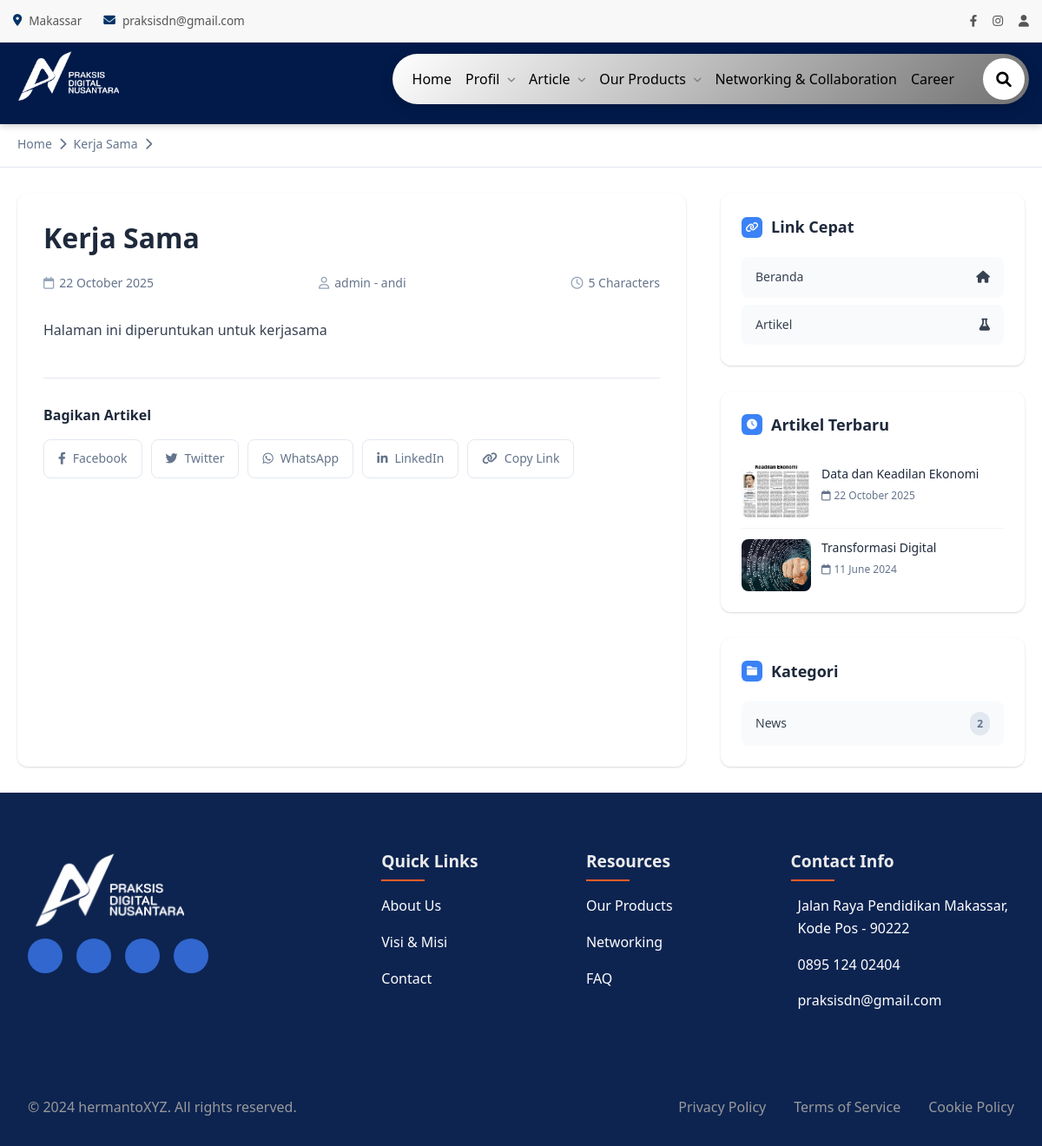
The app's page /page/kerja-sama/ with its own data.
### app/models.py (models this page shows, shortened)
class Page(models.Model):
    id = models.UUIDField(primary_key=True, default=uuid.uuid4, editable=False)
    title = models.CharField(max_length=200)
    author = models.ForeignKey(User, on_delete=models.SET_NULL, null=True, related_name='pages')
    slug = models.SlugField(max_length=200, unique=True, blank=True)
    content = models.TextField()
    created_at = models.DateTimeField(auto_now_add=True)
    updated_at = models.DateTimeField(auto_now=True)
    class Meta:
        ordering = ['-created_at']

class Article(models.Model):
    STATUS_CHOICES = (
        ('draft', 'Draft'),
        ('published', 'Published'),
        ('archived', 'Archived'),
    )
    id = models.UUIDField(primary_key=True, default=uuid.uuid4, editable=False)
    title = models.CharField(max_length=200)
    slug = models.SlugField(max_length=200, unique=True, blank=True)
    author = models.ForeignKey(User, on_delete=models.SET_NULL, null=True, related_name='articles')
    category = models.ForeignKey(Category, on_delete=models.SET_NULL, null=True, related_name='articles')
    content = models.TextField()
    status = models.CharField(max_length=10, choices=STATUS_CHOICES, default='draft')
    featured_image = models.ImageField(upload_to=rename_featured_image, blank=True, null=True)
    views_count = models.PositiveIntegerField(default=0)
    created_at = models.DateTimeField(default=timezone.now)
    updated_at = models.DateTimeField(auto_now=True)
    class Meta:
        ordering = ['-created_at']

class Category(models.Model):
    name = models.CharField(max_length=100, unique=True)
    slug = models.SlugField(max_length=100, unique=True, blank=True)
    description = models.TextField(blank=True, null=True)
    created_at = models.DateTimeField(auto_now_add=True)
    updated_at = models.DateTimeField(auto_now=True)
    class Meta:
        verbose_name_plural = "Categories"
        ordering = ['name']

### core/views.py (the view)
# urls.py: path('page/<slug:slug>/', views.page_detail, name='page_detail'),
def page_detail(request, slug):
    page = get_object_or_404(Page, slug=slug)
    articles = Article.objects.filter(status='published').order_by('-created_at')[:3]
    latest_articles_variabel = Article.objects.filter(status='published').order_by('-created_at')[:3]
    category_list_variabel = Category.objects.annotate(
        article_count=Count('articles', filter=Q(articles__status='published'))
    )
    context = {
        'page': page,
        'articles': articles,
        'latest_articles': latest_articles_variabel,
        'category_list': category_list_variabel,
    }
    return render(request, 'home/page_detail.html', context)

### app/context_processors.py (called while the page is built)
def web_name(request):
    return {
        'baseurl': 'http://127.0.0.1:8000/',
        'web_name': 'Praksis Digital Nusantara - From Ideas to Impact',
        'webname': 'PADINUSANTARA.CO.ID',
        'web_title': 'Praksis Digital Nusantara - Padinusantara.co.id',
        'address': 'Makassar',
        'telp': '0895 124 02404',
        'fax': '(0411) 889464',
        'website': 'http://padinusantara.co.id',
        'email': 'praksisdn@gmail.com',
        'instagram': '@padinusantara',
        'created_by': 'hermantoXYZ',
    }

def versioned_static(request):
    import time
    return {
        'STATIC_VERSION': int(time.time())
    }

### templates/home/page_detail.html (shortened to what this page needs)
{% extends 'home/base.html' %}
{% block content %}
 <nav class="breadcrumb">
    <div class="breadcrumb-container">
        <div class="breadcrumb-nav">
            <a href="#">Home</a>
            <i class="fas fa-chevron-right"></i>
            <a href="{% url 'page_detail' page.slug %}">{{ page.title }}</a>
            <i class="fas fa-chevron-right"></i>
        </div>
    </div>
</nav>
<div class="container">
    <article class="main-article">
        <div class="article-content">
            <h1 class="article-title-view">{{ page.title }}</h1>
            <div class="article-meta">
                <div class="meta-item">
                    <i class="far fa-calendar"></i>
                    <span>{{ page.created_at|date:'d F Y' }}</span>
                </div>
                <div class="meta-item">
                    <i class="far fa-user"></i>
                    <span>{{ page.author }}</span>
                </div>
                <div class="meta-item">
                    <i class="far fa-clock"></i>
                    <span>{{ page.content|wordcount }} Characters</span>
                </div>
            </div>
            <div class="article-body">
                {{ page.content|safe }}
            </div>
            <div class="share-section">
                <h3 class="share-title">Bagikan Artikel</h3>
                <div class="share-buttons">
                    <a href="#" class="share-btn share-facebook" onclick="shareToFacebook()">
                        <i class="fab fa-facebook-f"></i>
                        Facebook
                    </a>
                    <a href="#" class="share-btn share-twitter" onclick="shareToTwitter()">
                        <i class="fab fa-twitter"></i>
                        Twitter
                    </a>
                    <a href="#" class="share-btn share-whatsapp" onclick="shareToWhatsApp()">
                        <i class="fab fa-whatsapp"></i>
                        WhatsApp
                    </a>
                    <a href="#" class="share-btn share-linkedin" onclick="shareToLinkedIn()">
                        <i class="fab fa-linkedin-in"></i>
                        LinkedIn
                    </a>
                    <a href="#" class="share-btn" onclick="copyLink()">
                        <i class="fas fa-link"></i>
                        Copy Link
                    </a>
                </div>
            </div>
        </div>
    </article>
    <aside class="sidebar">
        <div class="sidebar-widget">
            <div class="widget-header">
                <div class="widget-icon">
                    <i class="fas fa-link"></i>
                </div>
                <h3 class="widget-title">Link Cepat</h3>
            </div>
            <div class="category-list">
                <a href="{% url 'index' %}" class="category-item">
                    <span>Beranda</span>
                    <i class="fas fa-home"></i>
                </a>
                <a href="{% url 'article_list' %}" class="category-item">
                    <span>Artikel</span>
                    <i class="fas fa-flask"></i>
                </a>
            </div>
        </div>
        <div class="sidebar-widget">
            <div class="widget-header">
                <div class="widget-icon">
                    <i class="fas fa-clock"></i>
                </div>
                <h3 class="widget-title">Artikel Terbaru</h3>
            </div>
            <div class="latest-posts">
                {% if latest_articles %}
                {% for ini_variabel_sementara_artikel in latest_articles %}
                <article class="latest-post">
                    <img src="{{ ini_variabel_sementara_artikel.featured_image.url }}" alt="{{ ini_variabel_sementara_artikel.title }}" class="latest-post-image">
                    <div class="latest-post-content">
                        <h4 class="latest-post-title">
                            <a href="{% url 'article_detail' ini_variabel_sementara_artikel.slug %}">{{ ini_variabel_sementara_artikel.title|truncatechars:50 }}</a>
                        </h4>
                        <div class="latest-post-date">
                            <i class="far fa-calendar"></i>
                            <span>{{ ini_variabel_sementara_artikel.created_at|date:'d F Y' }}</span>
                        </div>
                    </div>
                </article>
                {% endfor %}
                {% endif %}
            </div>
        </div>
        <div class="sidebar-widget">
            <div class="widget-header">
                <div class="widget-icon">
                    <i class="fas fa-folder"></i>
                </div>
                <h3 class="widget-title">Kategori</h3>
            </div>
            <div class="category-list">
                {% if category_list %}
                {% for ini_variabel_sementara_kategori in category_list %}
                <a href="{% url 'category_articles' ini_variabel_sementara_kategori.slug %}" class="category-item">
                    <span>{{ ini_variabel_sementara_kategori.name }}</span>
                    <span class="category-count">{{ ini_variabel_sementara_kategori.article_count }}</span>
                </a>
                {% endfor %}
                {% endif %}
            </div>
        </div>
    </aside>
</div>
{% endblock %}

### static/home.css (style rules this page uses)
:root { --blue-dark: #003366; --blue-mediumue-light: #4A90E2; --gray-light: #F8F8F8; --text-color-dark: #333; --text-color-light: #E0E0E0; --white: #fff; --border-color: #E6E6E6; --shadow-color: rgba(0, 51, 102, 0.25); }
* { margin: 0; padding: 0; box-sizing: border-box; }
a { text-decoration: none; color: var(--text-color-dark); }
body { font-family: ui-sans-serif, system-ui, sans-serif, "Apple Color Emoji", "Segoe UI Emoji", "Segoe UI Symbol", "Noto Color Emoji"; line-height: 1.6; color: var(--text-color); overflow-x: hidden; padding-top: 140px; }
.container { max-width: 1400px; margin: 0 auto; padding: 2rem; }
.article-content { padding: 25px; }
.article-meta { display: flex; justify-content: space-between; align-items: center; margin-bottom: 15px; font-size: 0.85rem; color: #666; }
.breadcrumb { background: white; padding: 15px 0; border-bottom: 1px solid #e2e8f0; }
.breadcrumb-container { max-width: 1200px; margin: 0 auto; padding: 0 20px; }
.breadcrumb-nav { display: flex; align-items: center; gap: 8px; font-size: 14px; color: #64748b; }
.breadcrumb-nav a { color: #64748b; text-decoration: none; transition: color 0.2s; }
.container { max-width: 1200px; margin: 0 auto; padding: 30px 20px; display: grid; grid-template-columns: 1fr 350px; gap: 40px; }
.main-article { background: white; border-radius: 12px; overflow: hidden; box-shadow: 0 1px 3px 0 rgba(0, 0, 0, 0.1), 0 1px 2px 0 rgba(0, 0, 0, 0.06); }
.article-content { padding: 30px; }
.article-title-view { font-size: 2rem; font-weight: 700; color: #1e293b; margin-bottom: 20px; line-height: 1.3; }
.article-meta { display: flex; align-items: center; gap: 20px; margin-bottom: 30px; font-size: 14px; color: #64748b; }
.meta-item { display: flex; align-items: center; gap: 6px; }
.meta-item i { color: #94a3b8; }
.article-body { font-size: 16px; line-height: 1.7; color: #374151; }
.article-body p { margin-bottom: 20px; }
.share-section { margin-top: 40px; padding-top: 30px; border-top: 1px solid #e2e8f0; }
.share-title { font-size: 16px; font-weight: 600; color: #1e293b; margin-bottom: 15px; }
.share-buttons { display: flex; gap: 10px; flex-wrap: wrap; }
.share-btn { display: flex; align-items: center; gap: 8px; padding: 10px 16px; border: 1px solid #e2e8f0; border-radius: 8px; background: white; color: #64748b; text-decoration: none; font-size: 14px; font-weight: 500; transition: all 0.2s; }
.sidebar { display: flex; flex-direction: column; gap: 30px; }
.sidebar-widget { background: white; border-radius: 12px; padding: 24px; box-shadow: 0 1px 3px 0 rgba(0, 0, 0, 0.1), 0 1px 2px 0 rgba(0, 0, 0, 0.06); }
.widget-header { display: flex; align-items: center; gap: 10px; margin-bottom: 20px; }
.widget-icon { width: 24px; height: 24px; background: #3b82f6; border-radius: 6px; display: flex; align-items: center; justify-content: center; color: white; font-size: 12px; }
.widget-title { font-size: 18px; font-weight: 600; color: #1e293b; }
.latest-post { display: flex; gap: 12px; padding: 12px 0; border-bottom: 1px solid #f1f5f9; transition: all 0.2s; }
.latest-post:last-child { border-bottom: none; padding-bottom: 0; }
.latest-post-image { width: 80px; height: 60px; object-fit: cover; border-radius: 8px; flex-shrink: 0; }
.latest-post-content { flex: 1; }
.latest-post-title { font-size: 14px; font-weight: 500; color: #1e293b; line-height: 1.4; margin-bottom: 6px; }
.latest-post-title a { color: inherit; text-decoration: none; }
.latest-post-date { font-size: 12px; color: #64748b; display: flex; align-items: center; gap: 4px; }
.category-list { display: flex; flex-direction: column; gap: 8px; }
.category-item { display: flex; justify-content: space-between; align-items: center; padding: 12px 16px; background: #f8fafc; border-radius: 8px; text-decoration: none; color: #374151; font-size: 14px; font-weight: 500; transition: all 0.2s; }
.category-count { background: #e2e8f0; color: #64748b; padding: 4px 8px; border-radius: 12px; font-size: 12px; font-weight: 600; }
.main-article, .sidebar-widget { animation: fadeIn 0.6s ease-out; }

### records on screen
Page: title "Kerja Sama", created_at "22 October 2025", author "admin - andi", content "5", content "Halaman ini diperuntukan untuk kerjasama"
Article: featured_image (picture), title "Data dan Keadilan Ekonomi", created_at "22 October 2025"
Article: featured_image (picture), title "Transformasi Digital", created_at "11 June 2024"
Category: name "News", article_count "2"

### other values on screen
{{ address }} "Makassar"
{{ email }} "praksisdn@gmail.com"
{{ telp }} "0895 124 02404"
{{ created_by }} "hermantoXYZ"
